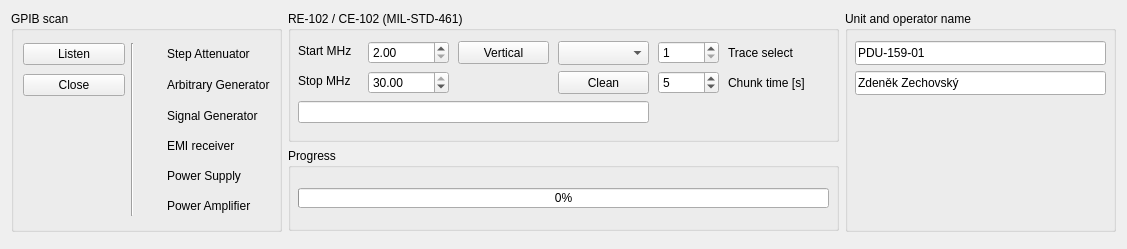
      <widget class="QWidget" name="tab">
       <attribute name="title">
        <string>RE-102  / CE-102</string>
       </attribute>
       <layout class="QVBoxLayout" name="tab1VerticalLayout">
        <item>
         <layout class="QHBoxLayout" name="tab1TopHorizontalLayout">
          <item>
           <widget class="QGroupBox" name="groupBox">
            <property name="sizePolicy">
             <sizepolicy hsizetype="Preferred" vsizetype="Maximum">
              <horstretch>0</horstretch>
              <verstretch>0</verstretch>
             </sizepolicy>
            </property>
            <property name="minimumSize">
             <size>
              <width>271</width>
              <height>221</height>
             </size>
            </property>
            <property name="title">
             <string>GPIB scan</string>
            </property>
            <layout class="QGridLayout" name="gridLayout_5">
             <item row="0" column="0">
              <widget class="QPushButton" name="pushButton">
               <property name="text">
                <string>Listen</string>
               </property>
              </widget>
             </item>
             <item row="0" column="1" rowspan="6">
              <widget class="Line" name="line">
               <property name="orientation">
                <enum>Qt::Orientation::Vertical</enum>
               </property>
              </widget>
             </item>
             <item row="0" column="2">
              <widget class="QLedIndicator" name="ledAtt" native="true">
               <property name="maximumSize">
                <size>
                 <width>21</width>
                 <height>21</height>
                </size>
               </property>
              </widget>
             </item>
             <item row="0" column="3">
              <widget class="QLabel" name="label">
               <property name="text">
                <string>Step Attenuator</string>
               </property>
              </widget>
             </item>
             <item row="1" column="0">
              <widget class="QPushButton" name="pushButton_2">
               <property name="text">
                <string>Close</string>
               </property>
              </widget>
             </item>
             <item row="1" column="2">
              <widget class="QLedIndicator" name="ledGen" native="true">
               <property name="maximumSize">
                <size>
                 <width>21</width>
                 <height>21</height>
                </size>
               </property>
              </widget>
             </item>
             <item row="1" column="3">
              <widget class="QLabel" name="label_2">
               <property name="text">
                <string>Arbitrary Generator</string>
               </property>
              </widget>
             </item>
             <item row="2" column="2">
              <widget class="QLedIndicator" name="ledSmt" native="true">
               <property name="maximumSize">
                <size>
                 <width>21</width>
                 <height>21</height>
                </size>
               </property>
              </widget>
             </item>
             <item row="2" column="3">
              <widget class="QLabel" name="label_3">
               <property name="text">
                <string>Signal Generator</string>
               </property>
              </widget>
             </item>
             <item row="3" column="2">
              <widget class="QLedIndicator" name="ledEsi" native="true">
               <property name="maximumSize">
                <size>
                 <width>21</width>
                 <height>21</height>
                </size>
               </property>
              </widget>
             </item>
             <item row="3" column="3">
              <widget class="QLabel" name="label_4">
               <property name="text">
                <string>EMI receiver</string>
               </property>
              </widget>
             </item>
             <item row="4" column="2">
              <widget class="QLedIndicator" name="ledPwr" native="true">
               <property name="maximumSize">
                <size>
                 <width>21</width>
                 <height>21</height>
                </size>
               </property>
              </widget>
             </item>
             <item row="4" column="3">
              <widget class="QLabel" name="label_5">
               <property name="text">
                <string>Power Supply</string>
               </property>
              </widget>
             </item>
             <item row="5" column="2">
              <widget class="QLedIndicator" name="ledPA" native="true">
               <property name="maximumSize">
                <size>
                 <width>21</width>
                 <height>21</height>
                </size>
               </property>
              </widget>
             </item>
             <item row="5" column="3">
              <widget class="QLabel" name="label_15">
               <property name="text">
                <string>Power Amplifier</string>
               </property>
              </widget>
             </item>
            </layout>
           </widget>
          </item>
          <item>
           <layout class="QVBoxLayout" name="tab1MiddleVerticalLayout">
            <item>
             <widget class="QGroupBox" name="RE102_1">
              <property name="sizePolicy">
               <sizepolicy hsizetype="Preferred" vsizetype="Maximum">
                <horstretch>0</horstretch>
                <verstretch>0</verstretch>
               </sizepolicy>
              </property>
              <property name="minimumSize">
               <size>
                <width>551</width>
                <height>131</height>
               </size>
              </property>
              <property name="title">
               <string>RE-102 / CE-102 (MIL-STD-461)</string>
              </property>
              <widget class="QLabel" name="fstartlabel_1">
               <property name="geometry">
                <rect>
                 <x>10</x>
                 <y>32</y>
                 <width>71</width>
                 <height>16</height>
                </rect>
               </property>
               <property name="text">
                <string>Start MHz</string>
               </property>
              </widget>
              <widget class="QLabel" name="fstoplabel_1">
               <property name="geometry">
                <rect>
                 <x>10</x>
                 <y>62</y>
                 <width>71</width>
                 <height>16</height>
                </rect>
               </property>
               <property name="text">
                <string>Stop MHz</string>
               </property>
              </widget>
              <widget class="QDoubleSpinBox" name="fstartSpinBox_1">
               <property name="geometry">
                <rect>
                 <x>80</x>
                 <y>30</y>
                 <width>81</width>
                 <height>23</height>
                </rect>
               </property>
               <property name="minimum">
                <double>2.000000000000000</double>
               </property>
               <property name="maximum">
                <double>30.000000000000000</double>
               </property>
               <property name="value">
                <double>2.000000000000000</double>
               </property>
              </widget>
              <widget class="QDoubleSpinBox" name="fstopSpinBox_1">
               <property name="geometry">
                <rect>
                 <x>80</x>
                 <y>60</y>
                 <width>81</width>
                 <height>23</height>
                </rect>
               </property>
               <property name="minimum">
                <double>2.000000000000000</double>
               </property>
               <property name="maximum">
                <double>30.000000000000000</double>
               </property>
               <property name="value">
                <double>30.000000000000000</double>
               </property>
              </widget>
              <widget class="QPushButton" name="verticalButton_1">
               <property name="geometry">
                <rect>
                 <x>170</x>
                 <y>30</y>
                 <width>91</width>
                 <height>23</height>
                </rect>
               </property>
               <property name="text">
                <string>Vertical</string>
               </property>
              </widget>
              <widget class="QLineEdit" name="lineEdit_1">
               <property name="geometry">
                <rect>
                 <x>10</x>
                 <y>90</y>
                 <width>351</width>
                 <height>22</height>
                </rect>
               </property>
              </widget>
              <widget class="QWidget" name="verticalLayoutWidget">
               <property name="geometry">
                <rect>
                 <x>170</x>
                 <y>60</y>
                 <width>91</width>
                 <height>21</height>
                </rect>
               </property>
               <layout class="QVBoxLayout" name="verticalLayout_1"/>
              </widget>
              <widget class="QComboBox" name="comboBox_1">
               <property name="geometry">
                <rect>
                 <x>270</x>
                 <y>30</y>
                 <width>91</width>
                 <height>24</height>
                </rect>
               </property>
              </widget>
              <widget class="QPushButton" name="cleanButton_1">
               <property name="geometry">
                <rect>
                 <x>270</x>
                 <y>60</y>
                 <width>91</width>
                 <height>23</height>
                </rect>
               </property>
               <property name="text">
                <string>Clean</string>
               </property>
              </widget>
              <widget class="QSpinBox" name="tracerSpinBox_1">
               <property name="geometry">
                <rect>
                 <x>370</x>
                 <y>30</y>
                 <width>61</width>
                 <height>23</height>
                </rect>
               </property>
               <property name="minimum">
                <number>1</number>
               </property>
              </widget>
              <widget class="QLabel" name="label_33">
               <property name="geometry">
                <rect>
                 <x>440</x>
                 <y>34</y>
                 <width>81</width>
                 <height>16</height>
                </rect>
               </property>
               <property name="text">
                <string>Trace select</string>
               </property>
              </widget>
              <widget class="QLabel" name="label_34">
               <property name="geometry">
                <rect>
                 <x>440</x>
                 <y>64</y>
                 <width>91</width>
                 <height>16</height>
                </rect>
               </property>
               <property name="text">
                <string>Chunk time [s]</string>
               </property>
              </widget>
              <widget class="QSpinBox" name="tracerSpinBox_2">
               <property name="geometry">
                <rect>
                 <x>370</x>
                 <y>60</y>
                 <width>61</width>
                 <height>23</height>
                </rect>
               </property>
               <property name="minimum">
                <number>2</number>
               </property>
               <property name="maximum">
                <number>60</number>
               </property>
               <property name="value">
                <number>5</number>
               </property>
              </widget>
             </widget>
            </item>
            <item>
             <widget class="QGroupBox" name="groupBox_2">
              <property name="enabled">
               <bool>true</bool>
              </property>
              <property name="sizePolicy">
               <sizepolicy hsizetype="Preferred" vsizetype="Maximum">
                <horstretch>0</horstretch>
                <verstretch>0</verstretch>
               </sizepolicy>
              </property>
              <property name="minimumSize">
               <size>
                <width>551</width>
                <height>83</height>
               </size>
              </property>
              <property name="title">
               <string>Progress</string>
              </property>
              <widget class="QProgressBar" name="progressBar">
               <property name="geometry">
                <rect>
                 <x>10</x>
                 <y>40</y>
                 <width>531</width>
                 <height>20</height>
                </rect>
               </property>
               <property name="value">
                <number>0</number>
               </property>
              </widget>
             </widget>
            </item>
           </layout>
          </item>
          <item>
           <widget class="QGroupBox" name="groupBox_3">
            <property name="sizePolicy">
             <sizepolicy hsizetype="Preferred" vsizetype="Maximum">
              <horstretch>0</horstretch>
              <verstretch>0</verstretch>
             </sizepolicy>
            </property>
            <property name="minimumSize">
             <size>
              <width>271</width>
              <height>221</height>
             </size>
            </property>
            <property name="title">
             <string>Unit and operator name</string>
            </property>
            <widget class="QLineEdit" name="operatorEdit">
             <property name="geometry">
              <rect>
               <x>10</x>
               <y>60</y>
               <width>251</width>
               <height>24</height>
              </rect>
             </property>
             <property name="text">
              <string>Zdeněk Zechovský</string>
             </property>
            </widget>
            <widget class="QLineEdit" name="unitEdit">
             <property name="geometry">
              <rect>
               <x>10</x>
               <y>30</y>
               <width>251</width>
               <height>24</height>
              </rect>
             </property>
             <property name="text">
              <string>PDU-159-01</string>
             </property>
            </widget>
           </widget>
          </item>
         </layout>
        </item>
        <item>
         <widget class="QCustomPlot" name="qcustomplotWidget" native="true">
          <property name="sizePolicy">
           <sizepolicy hsizetype="Expanding" vsizetype="Expanding">
            <horstretch>0</horstretch>
            <verstretch>0</verstretch>
           </sizepolicy>
          </property>
         </widget>
        </item>
       </layout>
      </widget>
